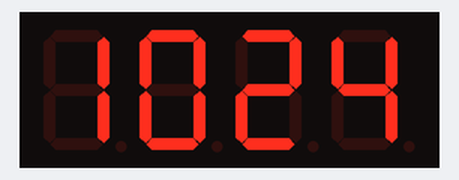
A sketch run on a simulated ESP8266 (NodeMCU). Parts: 4-digit seven-segment display. WiFi joins after 1.5 s; servers stay silent unless stated; network time is answered at once with the bench clock; the local clock reads 2024-03-15 10:24:30 at power-on unless the sketch sets it; not simulated (calls return 0 or success): credentials.h; what the sketch prints to the serial monitor is not drawn.

Above: at 1.6 s.
At 63.9 s:
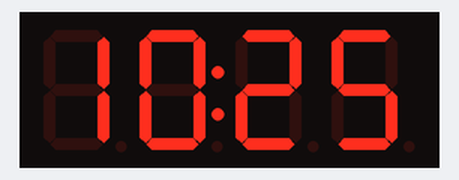
At 128.2 s:
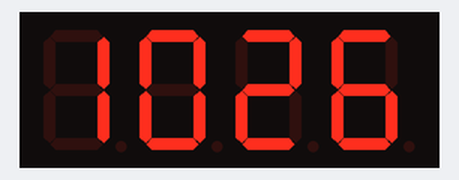

The sketch:

clock1637.ino
```cpp
#include <TM1637Display.h>
#include <NTPClient.h>
#include <ESP8266WiFi.h>
#include <WiFiUdp.h>
#include "credentials.h"
#include <Timezone.h>    // https://github.com/JChristensen/Timezone
// Central European Time (Frankfurt, Paris)
TimeChangeRule CEST = {"CEST", Last, Sun, Mar, 2, 120};     // Central European Summer Time
TimeChangeRule CET = {"CET ", Last, Sun, Oct, 3, 60};       // Central European Standard Time
Timezone CE(CEST, CET);
TimeChangeRule *tcr;
WiFiUDP ntpUDP;
NTPClient timeClient(ntpUDP);
static const uint8_t D1   = 5;
static const uint8_t D2   = 4;

const int CLK = D1; //Set the CLK pin connection to the display
const int DIO = D2; //Set the DIO pin connection to the display

int numCounter = 0;
int tSecond = 0;
int tHour = 20;
int tMinute = 22;
int dot = 0b01000000;


TM1637Display display(CLK, DIO); //set up the 4-Digit Display.

void setup()
{
  Serial.begin(115200);
  connectWifi();
  getInternetTime();
  display.setBrightness(1); //set the diplay to maximum brightness
}

void loop()
{
  tSecond++;
  if (tSecond == 60) {
    tSecond = 0;
    tMinute++;
  }
  if (tMinute == 60) {
    getInternetTime();
    tMinute = 0;
    tHour++;
  }
  if (tHour == 24) {
    tHour = 0;
  }
  if (dot==0) {
    dot = 0b01000000;
  } else {
    dot = 0;
  }
  display.showNumberDecEx(tHour * 100 + tMinute, dot, true); //Display the numCounter value;
  delay(1000);
}

void connectWifi() {
  WiFi.begin(STASSID, STAPSK);
  WiFi.mode(WIFI_STA);
  while (WiFi.status() != WL_CONNECTED) {
    delay(500);
    Serial.print(".");
  }
  Serial.print("Connected to ");
  Serial.println(STASSID);
  Serial.print("IP address: ");
  Serial.println(WiFi.localIP());
}

void getInternetTime() {
  timeClient.update();
  Serial.print("Got ntp time: ");
  Serial.println(timeClient.getFormattedTime());
  time_t utc = timeClient.getEpochTime();
  time_t local = CE.toLocal(utc, &tcr);
  tHour = hour(local);
  tMinute = minute(local);
  tSecond = second(local);
  Serial.print(day(local));
  Serial.print('/');
  Serial.print(month(local));
  Serial.print('/');
  Serial.print(year(local));
  Serial.print(' ');
  Serial.print(tHour);
  Serial.print(':');
  Serial.print(tMinute);
  Serial.print(':');
  Serial.println(tSecond);
}
```
